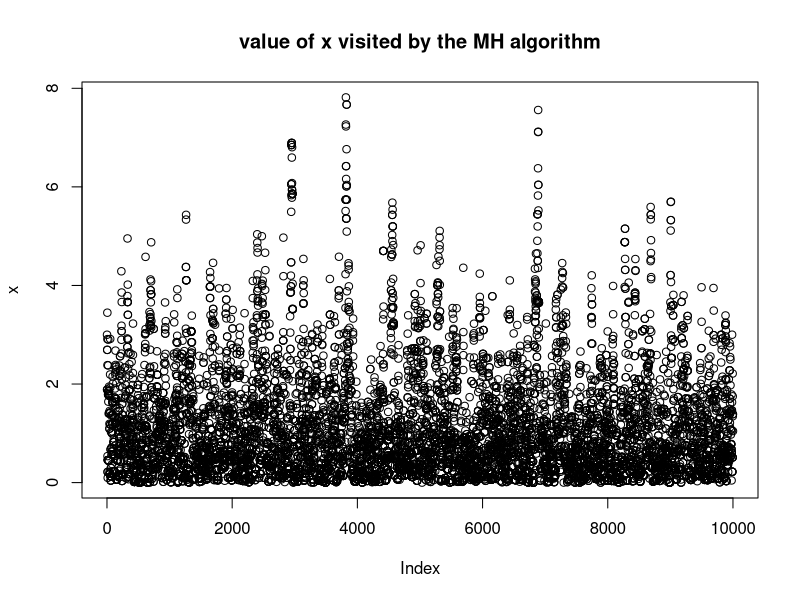
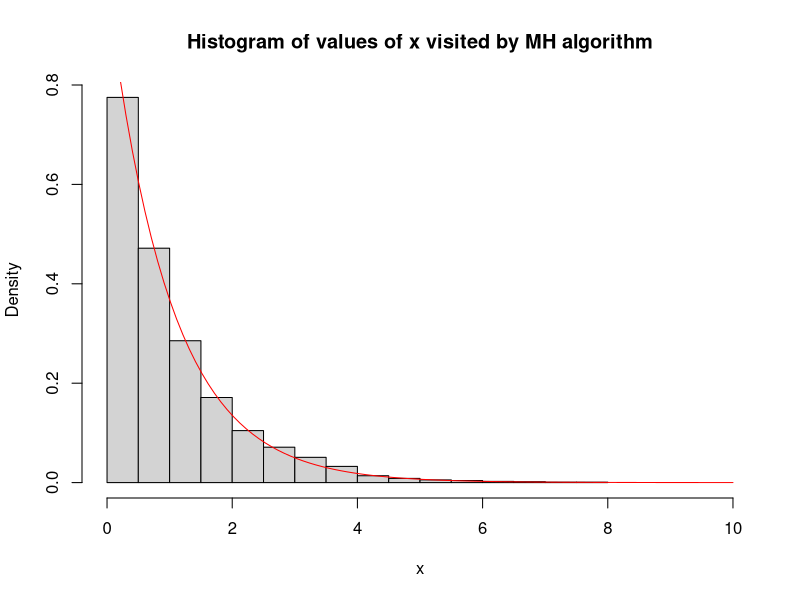

The R source for these figures, in order:
target = function(x){
  return(ifelse(x<0,0,exp(-x)))
}
x=rep(0,10000)
x[1]=3 #initialize; arbitrarily set this to 3
for (i in 2:10000) {
  current_x = x[i-1]
  proposed_x = current_x + rnorm(1,mean=0,sd=1)
  A = target(proposed_x)/target(current_x)
  if(runif(1)<A){
    x[i] = proposed_x #accept move with probability min(1,A)
  } else {
    x[i] = current_x #otherwise "reject" move, and stay were we are
  }
}
plot(x,main = "value of x visited by the MH algorithm")

hist(x,xlim=c(0,10),probability = TRUE, main="Histogram of values of x visited by MH algorithm")
xx = seq(0,10,length=100)
lines(xx,target(xx),col="red")